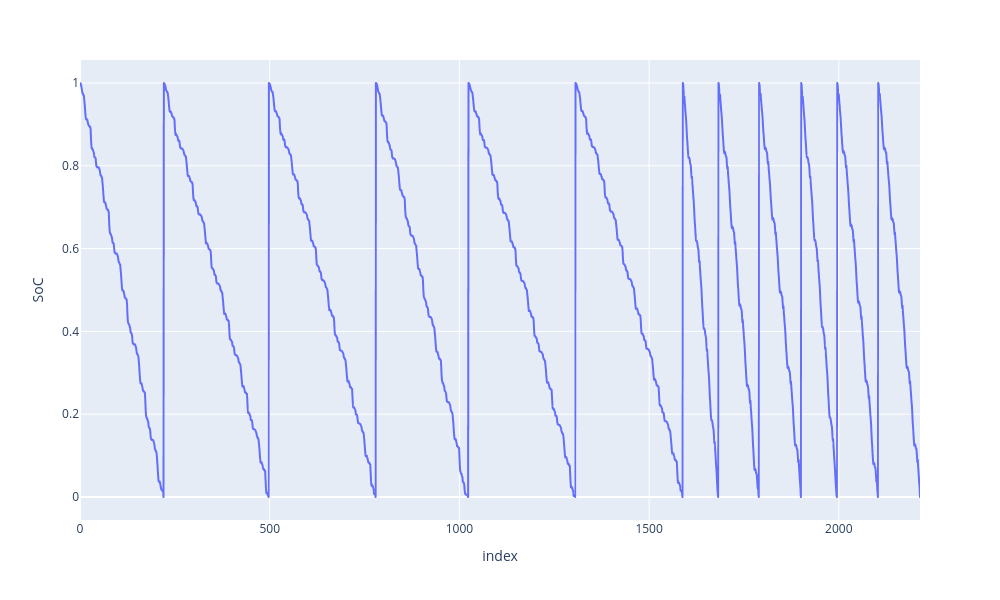

Here is the notebook cell this chart was saved with:
### Markdown cell above
Diamo un'occhiata ai cicli di guida:

### Code cell
px.line(data_frame=data_bat, y='SoC', width=1000, height=600)

### Figure 1 — Plotly figure (JSON) as saved in the notebook; plotly's stock layout.template omitted (floating-point values rounded to 4 significant figures; data arrays with more than 128 entries replaced by an {"elided": "..."} marker saying what was removed)
{"data": [{"hovertemplate": "index=%{x}<br>SoC=%{y}<extra></extra>", "legendgroup": "", "line": {"color": "#636efa", "dash": "solid"}, "marker": {"symbol": "circle"}, "mode": "lines", "name": "", "showlegend": false, "type": "scattergl", "x": {"elided": "2215 int values"}, "xaxis": "x", "y": {"elided": "2215 float values"}, "yaxis": "y"}], "layout": {"height": 600, "legend": {"tracegroupgap": 0}, "margin": {"t": 60}, "width": 1000, "xaxis": {"anchor": "y", "domain": [0, 1], "title": {"text": "index"}}, "yaxis": {"anchor": "x", "domain": [0, 1], "title": {"text": "SoC"}}}}
